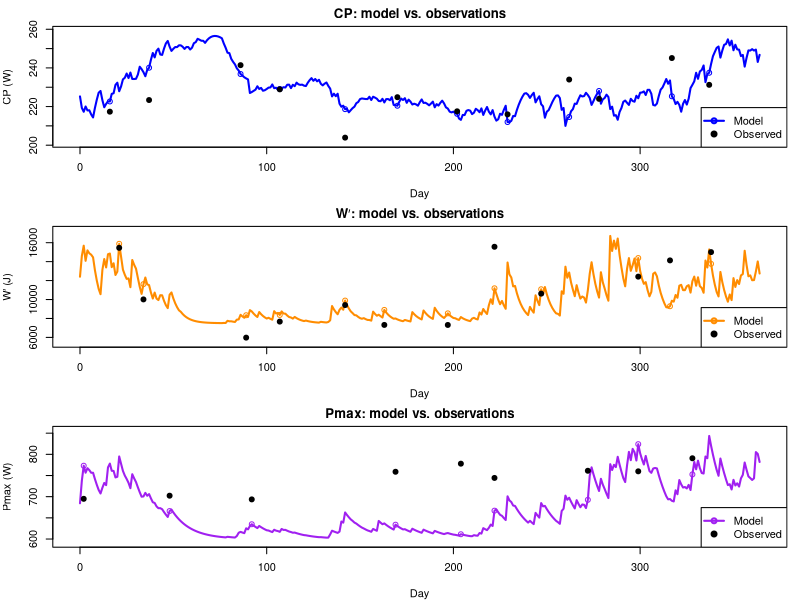

Source code (R):
# ==========================================
# CP, W', Pmax ~ via 2-EWMA gain/fatigue model
# Independent fits; compare SSE/RMSE/AIC
# Requires: minpack.lm, readxl
# Input Excel file columns: t, CP, Wprime, Pmax,	SSCP,	SSW, SSPmax
# ==========================================

# Packages
library(minpack.lm)
library(readxl)

SSCP0   <- 90   # baseline for CP load
SSW0    <- 12    # baseline for W′ load
SSPmax0 <- 2     # baseline for Pmax load

p0_cp   <- 150     # untrained CP (W)
p0_w    <- 7500    # untrained W′ (J)
p0_pmax <- 600     # untrained Pmax (W)

# --- Load data ---
data <- read_excel("Example data for fitting 3D.xlsx", sheet = "Sheet1")

# --- Bounds & starts per outcome, order: c(k1, k2, tau1, tau2) ---
lb_cp    <- c(0.2, 0.1,  15,  3)
ub_cp    <- c(5,   4,   52, 10)
st_cp    <- c(1, 0.5, 45,  5)

lb_w     <- c(2000,   2000,    3,  3)
ub_w     <- c(6000,6000, 40, 14)
st_w     <- c(4000,4000,  30,  5)

lb_pmax  <- c(0,   0,    7,  1)
ub_pmax  <- c(500, 400,  10, 10)
st_pmax  <- c(30,  6,   20,  5)

# Coerce numeric & guard
num <- function(x) suppressWarnings(as.numeric(x))
CP     <- num(data$CP)
Wprime <- num(data$Wprime)
Pmax   <- num(data$Pmax)

SSCP    <- num(data$SSCP);    SSCP[!is.finite(SSCP)]     <- 0
SSW     <- num(data$SSW);     SSW[!is.finite(SSW)]       <- 0
SSPmax  <- num(data$SSPmax);  SSPmax[!is.finite(SSPmax)] <- 0

tseq <- seq_len(nrow(data)) - 1

# Observation indices (zero-based for p[t] addressing)
idx_cp    <- which(is.finite(CP))     - 1
idx_w     <- which(is.finite(Wprime)) - 1
idx_pmax  <- which(is.finite(Pmax))   - 1

obs_cp    <- CP[is.finite(CP)]
obs_w     <- Wprime[is.finite(Wprime)]
obs_pmax  <- Pmax[is.finite(Pmax)]

# Weights to balance scales (avoid one metric dominating)
w_cp    <- if (length(obs_cp)   > 1 && sd(obs_cp)   > 0) 1/sd(obs_cp)   else 1
w_w     <- if (length(obs_w)    > 1 && sd(obs_w)    > 0) 1/sd(obs_w)    else 1
w_pmax  <- if (length(obs_pmax) > 1 && sd(obs_pmax) > 0) 1/sd(obs_pmax) else 1

# --- EWMA with init ---
compute_ewma <- function(w, tau, init = 0) {
  n <- length(w); ew <- numeric(n)
  a <- 1 - exp(-1 / tau); if (!is.finite(a) || a <= 0) a <- 1e-8
  prev <- init
  for (i in 1:n) { prev <- prev * (1 - a) + w[i] * a; ew[i] <- prev }
  ew
}

# --- Helper: one metric trajectory ---
perf_from_params <- function(par5, ss, init_ss = 0) {
  p0 <- par5[1]; k1 <- par5[2]; k2 <- par5[3]; tau1 <- par5[4]; tau2 <- par5[5]
  g <- compute_ewma(ss, tau1, init = init_ss)
  h <- compute_ewma(ss, tau2, init = init_ss)
  p <- p0 + k1 * g - k2 * h
  list(p = p, g = g, h = h)
}

# ---------- Bounds-enforcing residual (boxed reparameterization) ----------
# map z (R) -> [L,U] with logistic; guarantees staying inside box
map_box <- function(z, L, U) L + (U - L) / (1 + exp(-z))  # note: exp(-z), not -x

# theta_z are unconstrained; we map them to [L,U] each call
# theta order: c(k1, k2, tau1, tau2)
resid_one_boxed <- function(theta_z, ss, idx_obs, y_obs, w_obs, init_ss, p0,
                            L, U, penalize_tau = TRUE) {
  theta <- map_box(theta_z, L, U)                        # k1,k2,tau1,tau2 in-bounds
  par5  <- c(p0, theta)
  pred  <- perf_from_params(par5, ss, init_ss = init_ss)$p
  pen   <- if (penalize_tau) 1e-3 * max(0, theta[4] - theta[3]) else 0  # tau2 > tau1
  w_obs * (pred[idx_obs + 1] - y_obs) + pen
}

# helper to get z-start near desired mid-point in the box
mid_to_z <- function(m, L, U) {
  # (m-L)/(U-L) in (0,1); clamp just in case
  p <- (m - L) / (U - L)
  p <- min(max(p, 1e-6), 1 - 1e-6)
  qlogis(p)
}

# --- Fit (independent problems) ---

# --- Robust z-start builder (replaces mid_to_z & old st_*_z lines) ---
to_zstarts <- function(st, L, U, name = "block") {
  if (length(st) != 4L || length(L) != 4L || length(U) != 4L) {
    stop(sprintf("'%s' starts/bounds must be length 4. Got: st=%d, L=%d, U=%d",
                 name, length(st), length(L), length(U)))
  }
  # ensure starts are within the box (clip gently if needed)
  st_clipped <- pmin(pmax(st, L + 1e-9), U - 1e-9)
  p <- (st_clipped - L) / (U - L)       # should be in (0,1)
  p <- pmin(pmax(p, 1e-6), 1 - 1e-6)    # guard edges
  z <- as.numeric(qlogis(p))
  if (any(!is.finite(z))) {
    # Fallback to box mid-point (z=0) if anything went weird
    warning(sprintf("Non-finite z starts in '%s'; falling back to zeros.", name))
    z <- rep(0, 4)
  }
  z
}

# Build z-starts (length 4 each) — replaces previous st_*_z construction
st_cp_z  <- to_zstarts(st_cp,   lb_cp,   ub_cp,   "CP")
st_w_z   <- to_zstarts(st_w,    lb_w,    ub_w,    "Wprime")
st_pm_z  <- to_zstarts(st_pmax, lb_pmax, ub_pmax, "Pmax")

# Optional: quick diagnostics
cat("z-start lengths: CP=", length(st_cp_z), 
    " W'=", length(st_w_z), 
    " Pmax=", length(st_pm_z), "\n")

## ---- CP ----
fit_cp <- minpack.lm::nls.lm(
  par   = st_cp_z,
  fn    = resid_one_boxed,
  # no lower/upper here; boxing is handled in resid_one_boxed via map_box()
  ss = SSCP, idx_obs = idx_cp, y_obs = obs_cp, w_obs = w_cp,
  init_ss = SSCP0, p0 = p0_cp, L = lb_cp, U = ub_cp, penalize_tau = TRUE,
  control = minpack.lm::nls.lm.control(maxiter = 300, ftol = 1e-10, ptol = 1e-10)
)
theta_cp <- map_box(fit_cp$par, lb_cp, ub_cp)
par_cp   <- setNames(c(p0_cp, theta_cp), c("p0","k1","k2","tau1","tau2"))

## ---- W′ ----
fit_w <- minpack.lm::nls.lm(
  par   = st_w_z,
  fn    = resid_one_boxed,
  ss = SSW, idx_obs = idx_w, y_obs = obs_w, w_obs = w_w,
  init_ss = SSW0, p0 = p0_w, L = lb_w, U = ub_w, penalize_tau = TRUE,
  control = minpack.lm::nls.lm.control(maxiter = 300, ftol = 1e-10, ptol = 1e-10)
)
theta_w <- map_box(fit_w$par, lb_w, ub_w)
par_w   <- setNames(c(p0_w, theta_w), c("p0","k1","k2","tau1","tau2"))

## ---- Pmax ----
fit_pm <- minpack.lm::nls.lm(
  par   = st_pm_z,
  fn    = resid_one_boxed,
  ss = SSPmax, idx_obs = idx_pmax, y_obs = obs_pmax, w_obs = w_pmax,
  init_ss = SSPmax0, p0 = p0_pmax, L = lb_pmax, U = ub_pmax, penalize_tau = TRUE,
  control = minpack.lm::nls.lm.control(maxiter = 300, ftol = 1e-10, ptol = 1e-10)
)
theta_pm <- map_box(fit_pm$par, lb_pmax, ub_pmax)
par_pmax <- setNames(c(p0_pmax, theta_pm), c("p0","k1","k2","tau1","tau2"))


# --- Print key outputs ---
cat("CP:",    par_cp,   "\n")
cat("W′:",    par_w,    "\n")
cat("Pmax:",  par_pmax, "\n")

# Recompute trajectories
cp_res   <- perf_from_params(par_cp,   SSCP,   init_ss = SSCP0)
w_res    <- perf_from_params(par_w,    SSW,    init_ss = SSW0)
pmax_res <- perf_from_params(par_pmax, SSPmax, init_ss = SSPmax0)

# --- SSEs (unweighted at observed points) ---
sse_cp    <- sum((cp_res$p[idx_cp + 1]     - obs_cp)^2)
sse_w     <- sum((w_res$p[idx_w + 1]       - obs_w)^2)
sse_pmax  <- sum((pmax_res$p[idx_pmax + 1] - obs_pmax)^2)
sse_total <- sse_cp + sse_w + sse_pmax

cat("=== CP params ===\n");    print(par_cp)
cat("=== W' params ===\n");    print(par_w)
cat("=== Pmax params ===\n");  print(par_pmax)
cat(sprintf("SSE: CP=%.3f, W'=%.3f, Pmax=%.3f, Total=%.3f\n",
            sse_cp, sse_w, sse_pmax, sse_total))

# --- Save results ---
out_params <- rbind(
  cbind(metric = "CP",      as.data.frame(t(par_cp),   check.names = FALSE)),
  cbind(metric = "Wprime",  as.data.frame(t(par_w),    check.names = FALSE)),
  cbind(metric = "Pmax",    as.data.frame(t(par_pmax), check.names = FALSE))
)
out_params$SSE_metric <- c(sse_cp, sse_w, sse_pmax)
write.csv(out_params, "fit_results_multi.csv", row.names = FALSE)

ts_out <- data.frame(
  day = tseq,
  SSCP = SSCP, SSW = SSW, SSPmax = SSPmax,
  CP_fit = cp_res$p, CP_g = cp_res$g, CP_h = cp_res$h,
  Wprime_fit = w_res$p, Wprime_g = w_res$g, Wprime_h = w_res$h,
  Pmax_fit = pmax_res$p, Pmax_g = pmax_res$g, Pmax_h = pmax_res$h
)
write.csv(ts_out, "model_timeseries_multi.csv", row.names = FALSE)

# ===== Separate plots: CP, W′, Pmax =====
op <- par(mfrow = c(3,1), mar = c(4,4,2,1))

# 1) CP
yl_cp <- range(c(cp_res$p, obs_cp), na.rm = TRUE)
yl_cp <- yl_cp + c(-0.05, 0.05) * diff(yl_cp)
plot(tseq, cp_res$p, type = "l", col = "blue", lwd = 2,
     ylim = yl_cp, xlab = "Day", ylab = "CP (W)", main = "CP: model vs. observations")
points(idx_cp, cp_res$p[idx_cp + 1], pch = 1, col = "blue")
points(idx_cp, obs_cp, pch = 19, col = "black")
legend("bottomright", c("Model","Observed"), col = c("blue","black"), pch = c(1,19), lwd = c(2,NA))

# 2) W′
yl_w <- range(c(w_res$p, obs_w), na.rm = TRUE)
yl_w <- yl_w + c(-0.05, 0.05) * diff(yl_w)
plot(tseq, w_res$p, type = "l", col = "darkorange", lwd = 2,
     ylim = yl_w, xlab = "Day", ylab = "W′ (J)", main = "W′: model vs. observations")
points(idx_w, w_res$p[idx_w + 1], pch = 1, col = "darkorange")
points(idx_w, obs_w, pch = 19, col = "black")
legend("bottomright", c("Model","Observed"), col = c("darkorange","black"), pch = c(1,19), lwd = c(2,NA))

# 3) Pmax
yl_pm <- range(c(pmax_res$p, obs_pmax), na.rm = TRUE)
yl_pm <- yl_pm + c(-0.05, 0.05) * diff(yl_pm)
plot(tseq, pmax_res$p, type = "l", col = "purple", lwd = 2,
     ylim = yl_pm, xlab = "Day", ylab = "Pmax (W)", main = "Pmax: model vs. observations")
points(idx_pmax, pmax_res$p[idx_pmax + 1], pch = 1, col = "purple")
points(idx_pmax, obs_pmax, pch = 19, col = "black")
legend("bottomright", c("Model","Observed"), col = c("purple","black"), pch = c(1,19), lwd = c(2,NA))

par(op)
